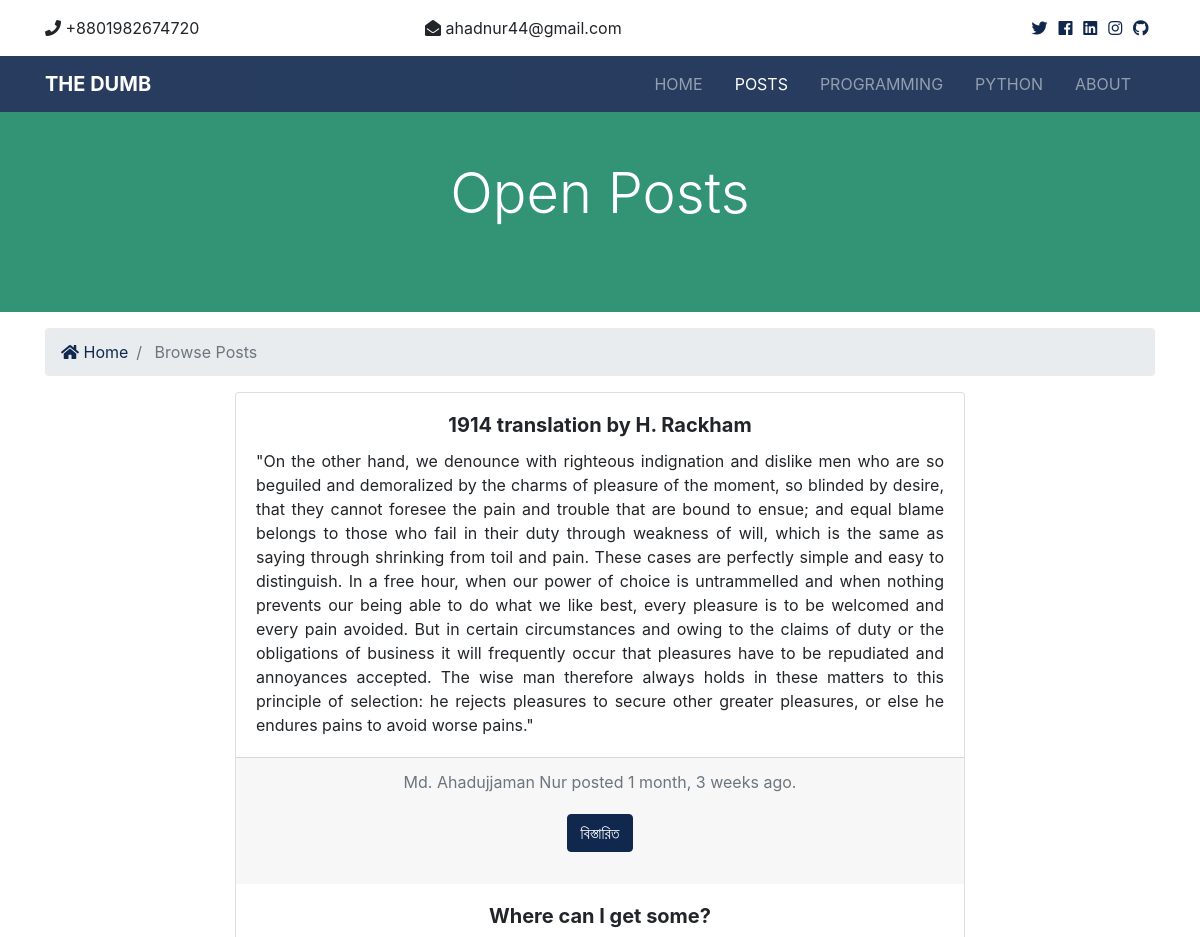
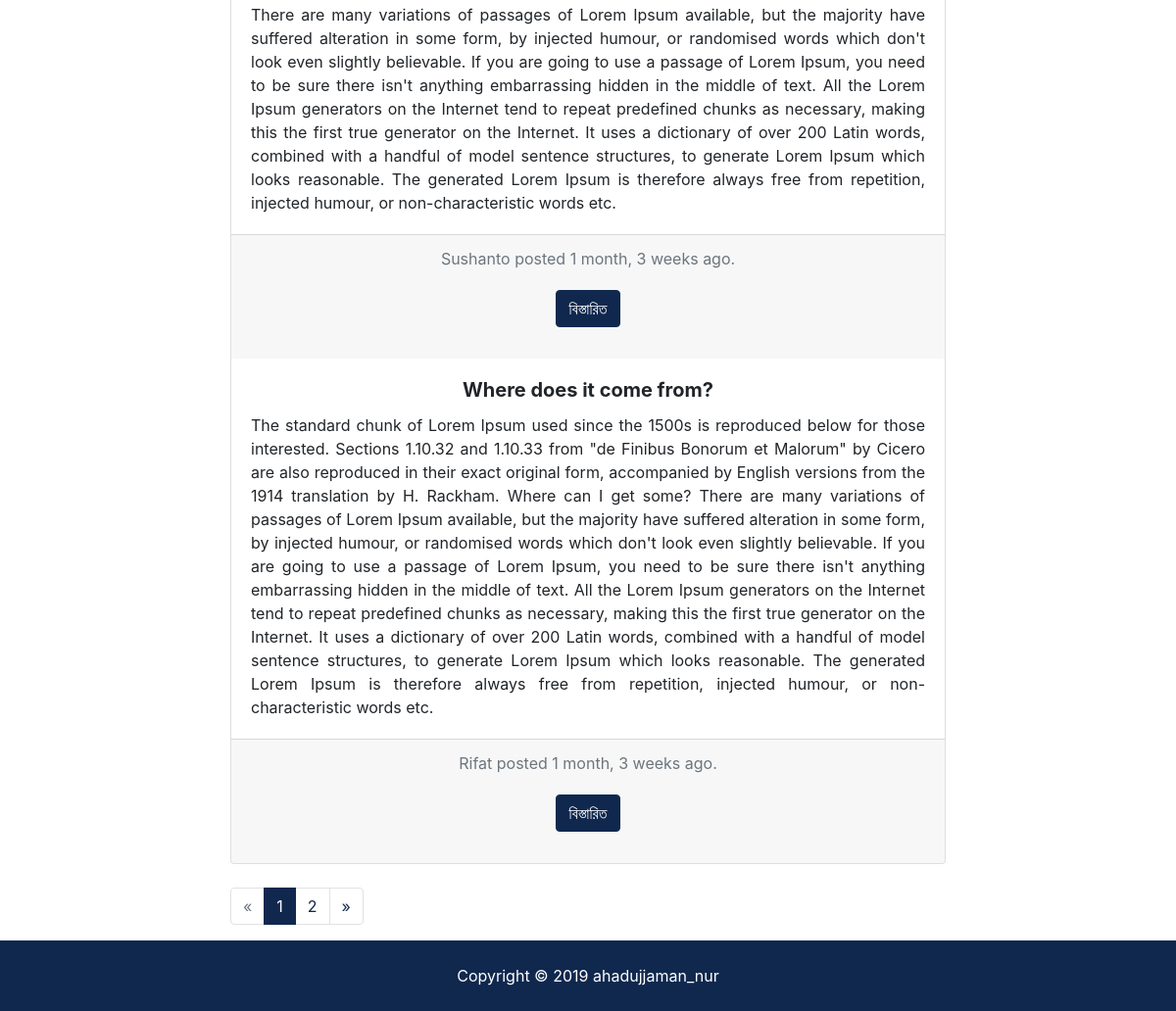
The app's page /posts/, older data (2 pictures, top to bottom).
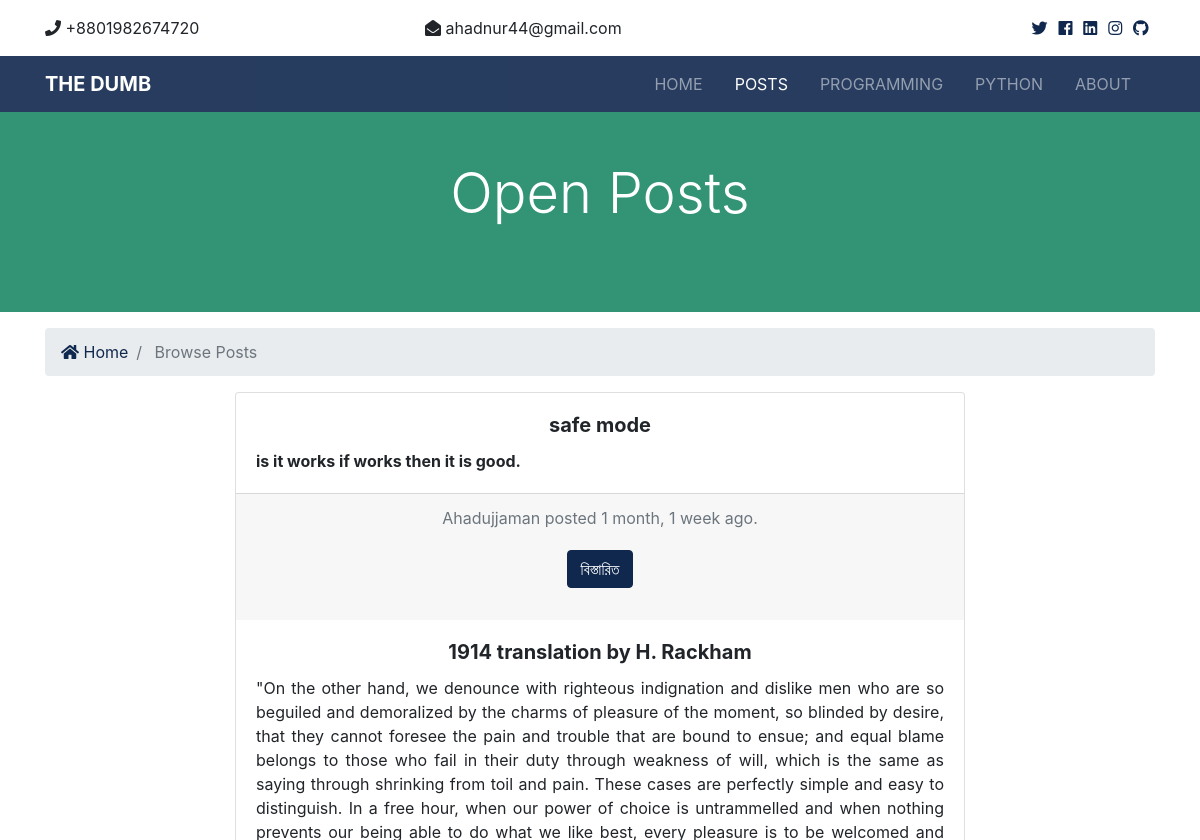
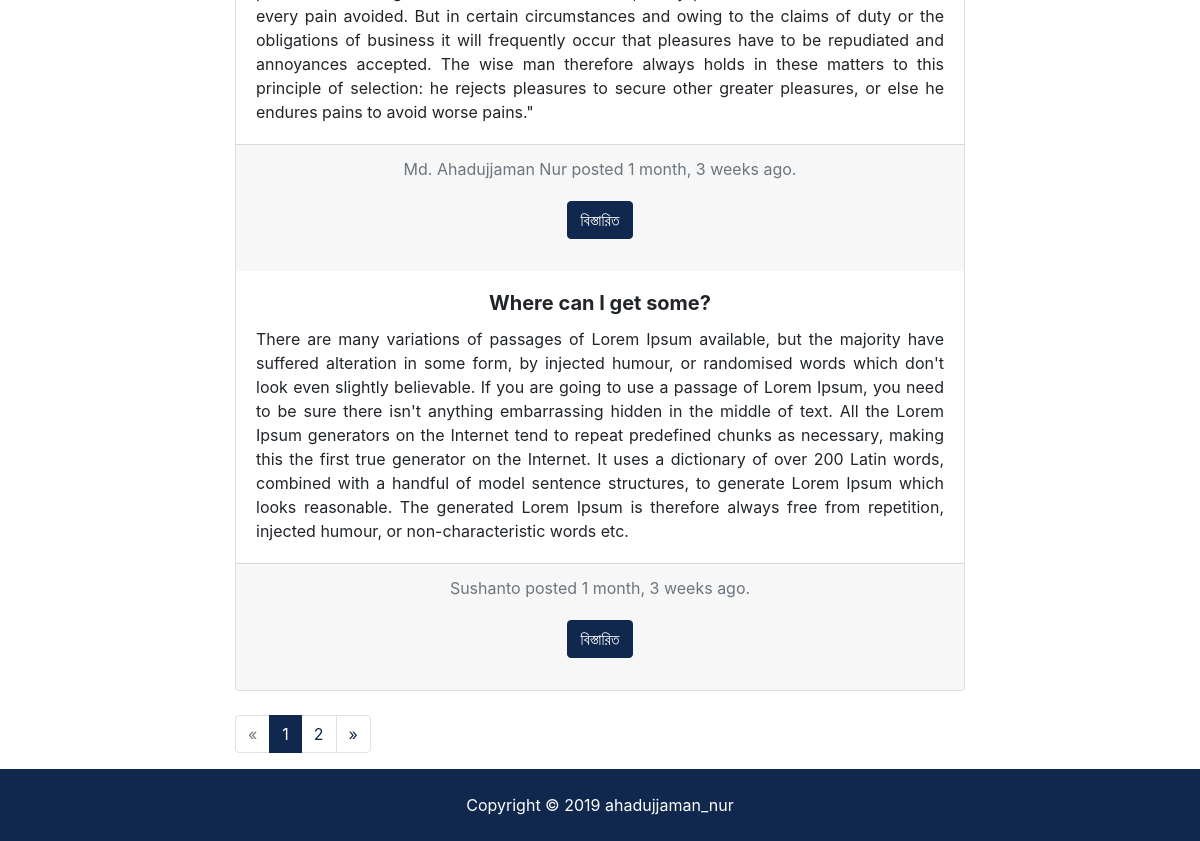
The same page, newer data (2 pictures, top to bottom).
### posts/models.py (models this page shows, shortened)
class Post(models.Model):
    title = models.CharField(max_length=150)
    body = models.TextField()
    author = models.CharField(max_length=100)
    post_time = models.DateTimeField(default=datetime.now, blank=True)
    is_published = models.BooleanField(default=True)

### posts/views.py (the view)
# urls.py: path('', views.index, name='index'),
def index(request):
    posts = Post.objects.order_by('-post_time').filter(is_published=True)
    paginator = Paginator(posts, per_page=3)
    page = request.GET.get('page')
    paged_posts = paginator.get_page(page)
    context = {
        'posts': paged_posts,
    }
    return render(request, 'posts/posts.html', context)

### templates/posts/posts.html (shortened to what this page needs)
{% extends 'base.html' %}
{% load humanize %}
{% block content %}
  <section id="showcase-inner" class="py-5 text-white">
    <div class="container">
      <div class="row text-center">
        <div class="col-md-12">
          <h1 class="display-4">Open Posts</h1>
        </div>
      </div>
    </div>
  </section>
  <section id="bc" class="mt-3">
    <div class="container">
      <nav aria-label="breadcrumb">
        <ol class="breadcrumb">
          <li class="breadcrumb-item">
            <a href="{% url 'index' %}">
              <i class="fas fa-home"></i> Home</a>
          </li>
          <li class="breadcrumb-item active"> Browse Posts</li>
        </ol>
      </nav>
    </div>
  </section>
<div class="container">
  <div class="row">
      <div class="col-lg-8 col-md-10 mx-auto">
          <div class="card text-center">
              {% if posts %}
                {% for post in posts %}
                  <div class="card-body">
                      <h5 class="card-title"><b>{{ post.title }}</b></h5>
                      <div align="justify">
                        <p class="card-text">{{ post.body | safe }}</p>
                      </div>
                  </div>
                  <div class="card-footer text-muted">
                    {{ post.author }} posted {{ post.post_time | timesince}} ago.
                    <div class="card-body">
                        <a href="{% url 'post' post.id %}" class="btn btn-primary">বিস্তারিত</a>
                    </div>
                  </div>
                {% endfor %}
              {% else %}
              <div class="card-body">
                  <h5 class="card-title">
                      No Posts Available!
                  </h5>
              </div>
              {% endif %}
            </div>
      </div>
  </div>
<br>
</div>
  <div class="container">
      <div class="row">
          <div class="col-lg-8 col-md-10 mx-auto">
            {% if posts.has_other_pages %}
              <ul class="pagination">
                {% if posts.has_previous %}
                  <li class="page-item">
                    <a href="?page={{posts.previous_page_number}}" class="page-link">&laquo;</a>
                  </li>
                {% else %}
                  <li class="page-item disabled">
                    <a class="page-link">&laquo;</a>
                  </li>
                {% endif %}
                {% for i in posts.paginator.page_range %}
                  {% if posts.number == i %}
                    <li class="page-item active">
                      <a class="page-link">{{i}}</a>
                    </li>
                  {% else %}
                    <li class="page-item">
                      <a href="?page={{i}}" class="page-link">{{i}}</a>
                    </li>
                  {% endif %}
                {% endfor %}
                {% if posts.has_next %}
                  <li class="page-item">
                    <a href="?page={{posts.next_page_number}}" class="page-link">&raquo;</a>
                  </li>
                {% else %}
                  <li class="page-item disabled">
                    <a class="page-link">&raquo;</a>
                  </li>
                {% endif %}
              </ul>
            {% endif %}
          </div>
        </div>
  </div>
{% endblock %}

Row changes from the older to the newer data that the page shows:
no longer on this page (row unchanged): Post: title "Where does it come from?", body "The standard chunk of Lorem Ipsum used since the 1500s is reproduced below for those interested. Sections 1.10.32 and 1.10.33 from \"de Finibus Bonorum et Malorum\" by Cicero are also reproduced in their exact original form, accompanied by English versions from the 1914 translation by H. Rackham. Where can I get some? There are many variations of passages of Lorem Ipsum available, but the majority have suffered alteration in some form, by injected humour, or randomised words which don't look even slightly believable. If you are going to use a passage of Lorem Ipsum, you need to be sure there isn't anything embarrassing hidden in the middle of text. All the Lorem Ipsum generators on the…", author "Rifat", post_time "1 month, 3 weeks"
added Post: title "safe mode", body "is it works if works then it is good.", author "Ahadujjaman", post_time "1 month, 1 week"
